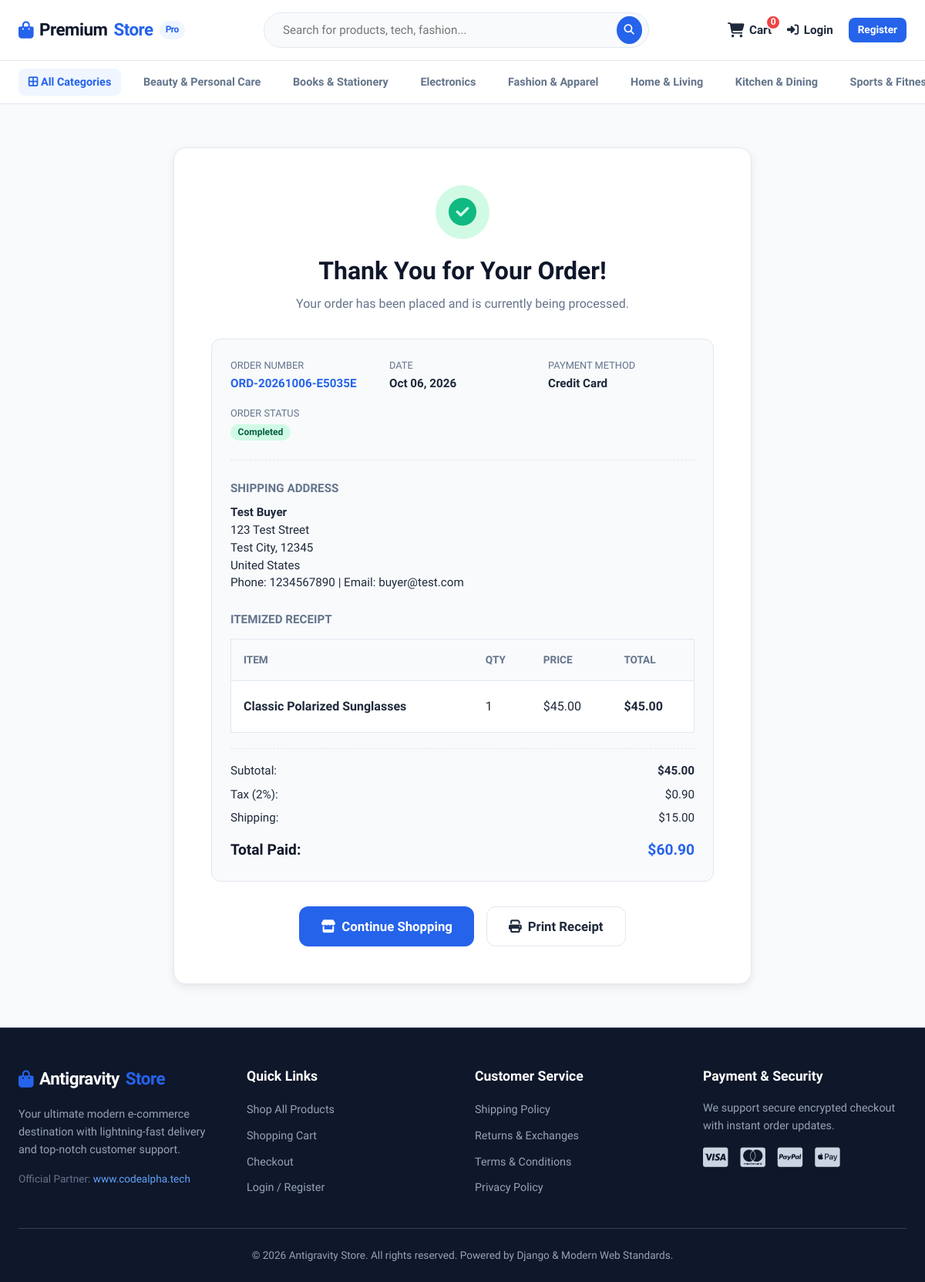
Screenshot of /order-complete/ORD-20261006-E5035E/ with the database file from the repository.
### store/models.py (models this page shows, shortened)
class Category(models.Model):
    name = models.CharField(max_length=100, unique=True)
    slug = models.SlugField(max_length=100, unique=True)
    description = models.TextField(blank=True)
    image = models.ImageField(upload_to='photos/categories', blank=True, null=True)
    class Meta:
        verbose_name = 'category'
        verbose_name_plural = 'categories'
        ordering = ['name']
    def get_url(self):
        return reverse('products_by_category', args=[self.slug])

class Order(models.Model):
    STATUS_CHOICES = (
        ('Pending', 'Pending'),
        ('Processing', 'Processing'),
        ('Shipped', 'Shipped'),
        ('Completed', 'Completed'),
        ('Cancelled', 'Cancelled'),
    )
    user = models.ForeignKey(User, on_delete=models.SET_NULL, null=True, blank=True)
    order_number = models.CharField(max_length=50, unique=True)
    full_name = models.CharField(max_length=100)
    email = models.EmailField(max_length=100)
    phone = models.CharField(max_length=20)
    address = models.CharField(max_length=250)
    city = models.CharField(max_length=100)
    postal_code = models.CharField(max_length=20)
    country = models.CharField(max_length=100, default='United States')
    order_note = models.TextField(blank=True)
    total_amount = models.DecimalField(max_digits=10, decimal_places=2)
    tax = models.DecimalField(max_digits=10, decimal_places=2, default=0.00)
    shipping_cost = models.DecimalField(max_digits=10, decimal_places=2, default=0.00)
    status = models.CharField(max_length=20, choices=STATUS_CHOICES, default='Pending')
    payment_method = models.CharField(max_length=50, default='Credit Card')
    transaction_id = models.CharField(max_length=100, blank=True)
    is_paid = models.BooleanField(default=False)
    created_at = models.DateTimeField(auto_now_add=True)
    updated_at = models.DateTimeField(auto_now=True)

class OrderItem(models.Model):
    order = models.ForeignKey(Order, on_delete=models.CASCADE, related_name='items')
    product = models.ForeignKey(Product, on_delete=models.CASCADE)
    quantity = models.IntegerField()
    price = models.DecimalField(max_digits=10, decimal_places=2)
    created_at = models.DateTimeField(auto_now_add=True)
    def sub_total(self):
        return self.price * self.quantity

class Product(models.Model):
    name = models.CharField(max_length=200, unique=True)
    slug = models.SlugField(max_length=200, unique=True)
    description = models.TextField()
    price = models.DecimalField(max_digits=10, decimal_places=2)
    stock = models.IntegerField(default=10)
    is_available = models.BooleanField(default=True)
    featured = models.BooleanField(default=False)
    image = models.ImageField(upload_to='photos/products', blank=True, null=True)
    image_url = models.URLField(max_length=500, blank=True, null=True, help_text="Fallback external image URL if no file uploaded")
    category = models.ForeignKey(Category, on_delete=models.CASCADE, related_name='products')
    created_at = models.DateTimeField(auto_now_add=True)
    updated_at = models.DateTimeField(auto_now=True)
    class Meta:
        ordering = ['-created_at']

### store/views.py (the view)
# urls.py: path('order-complete/<str:order_number>/', views.order_complete, name='order_complete'),
def order_complete(request, order_number):
    try:
        order = Order.objects.get(order_number=order_number)
        order_items = OrderItem.objects.filter(order=order)
        subtotal = sum(item.price * item.quantity for item in order_items)
        context = {
            'order': order,
            'order_items': order_items,
            'subtotal': subtotal,
        }
        return render(request, 'store/order_complete.html', context)
    except Order.DoesNotExist:
        messages.error(request, "Order not found.")
        return redirect('store')

### store/context_processors.py (called while the page is built)
def menu_links(request):
    links = Category.objects.all()
    return dict(categories=links)

def counter(request):
    cart_count = 0
    if 'admin' in request.path:
        return {}
    try:
        if request.user.is_authenticated:
            cart_items = CartItem.objects.filter(user=request.user, is_active=True)
        else:
            cart = Cart.objects.filter(cart_id=_cart_id(request))
            cart_items = CartItem.objects.filter(cart=cart[:1], is_active=True)
        for cart_item in cart_items:
            cart_count += cart_item.quantity
    except Cart.DoesNotExist:
        cart_count = 0
    return dict(cart_count=cart_count)

### store/views.py (called while the page is built)
def _cart_id(request):
    cart = request.session.session_key
    if not cart:
        cart = request.session.create()
    return cart

### templates/store/order_complete.html (shortened to what this page needs)
{% extends 'base.html' %}
{% load static %}
{% block content %}
    <div style="max-width: 750px; margin: 2rem auto; background: var(--surface); border: 1px solid var(--border); border-radius: var(--radius-lg); padding: 3rem; box-shadow: var(--shadow-md);">
        <div style="text-align: center; margin-bottom: 2rem;">
            <div style="width: 70px; height: 70px; background: #d1fae5; color: var(--success); border-radius: 50%; display: flex; align-items: center; justify-content: center; font-size: 2.25rem; margin: 0 auto 1rem auto;">
                <i class="fa-solid fa-circle-check"></i>
            </div>
            <h1 style="font-size: 2rem; font-weight: 800; color: var(--secondary);">Thank You for Your Order!</h1>
            <p style="color: var(--text-muted); font-size: 1rem; margin-top: 0.25rem;">
                Your order has been placed and is currently being processed.
            </p>
        </div>
        <div style="background: var(--background); border: 1px solid var(--border); border-radius: var(--radius-md); padding: 1.5rem; margin-bottom: 2rem;">
            <div style="display: grid; grid-template-columns: repeat(auto-fit, minmax(160px, 1fr)); gap: 1rem; margin-bottom: 1.5rem; padding-bottom: 1.5rem; border-bottom: 1px dashed var(--border);">
                <div>
                    <span style="display: block; font-size: 0.8rem; color: var(--text-muted); text-transform: uppercase;">Order Number</span>
                    <strong style="font-size: 0.95rem; color: var(--primary);">{{ order.order_number }}</strong>
                </div>
                <div>
                    <span style="display: block; font-size: 0.8rem; color: var(--text-muted); text-transform: uppercase;">Date</span>
                    <strong style="font-size: 0.95rem;">{{ order.created_at|date:"M d, Y" }}</strong>
                </div>
                <div>
                    <span style="display: block; font-size: 0.8rem; color: var(--text-muted); text-transform: uppercase;">Payment Method</span>
                    <strong style="font-size: 0.95rem;">{{ order.payment_method }}</strong>
                </div>
                <div>
                    <span style="display: block; font-size: 0.8rem; color: var(--text-muted); text-transform: uppercase;">Order Status</span>
                    <span class="status-badge status-{{ order.status }}">{{ order.status }}</span>
                </div>
            </div>
            <div style="margin-bottom: 1.5rem;">
                <h4 style="font-size: 0.95rem; font-weight: 700; text-transform: uppercase; color: var(--text-muted); margin-bottom: 0.5rem;">Shipping Address</h4>
                <p style="font-size: 0.95rem; line-height: 1.5;">
                    <strong>{{ order.full_name }}</strong><br>
                    {{ order.address }}<br>
                    {{ order.city }}, {{ order.postal_code }}<br>
                    {{ order.country }}<br>
                    Phone: {{ order.phone }} | Email: {{ order.email }}
                </p>
            </div>
            <h4 style="font-size: 0.95rem; font-weight: 700; text-transform: uppercase; color: var(--text-muted); margin-bottom: 0.75rem;">Itemized Receipt</h4>
            <table class="cart-table" style="background: white; border-radius: var(--radius-sm); border: 1px solid var(--border);">
                <thead>
                    <tr>
                        <th>Item</th>
                        <th>Qty</th>
                        <th>Price</th>
                        <th>Total</th>
                    </tr>
                </thead>
                <tbody>
                    {% for item in order_items %}
                        <tr>
                            <td style="font-weight: 700;">{{ item.product.name }}</td>
                            <td>{{ item.quantity }}</td>
                            <td>${{ item.price }}</td>
                            <td style="font-weight: 700;">${{ item.sub_total }}</td>
                        </tr>
                    {% endfor %}
                </tbody>
            </table>
            <div style="margin-top: 1.25rem; font-size: 0.95rem; display: flex; flex-direction: column; gap: 0.4rem; border-top: 1px dashed var(--border); padding-top: 1rem;">
                <div style="display: flex; justify-content: space-between;">
                    <span>Subtotal:</span>
                    <strong>${{ subtotal }}</strong>
                </div>
                <div style="display: flex; justify-content: space-between;">
                    <span>Tax (2%):</span>
                    <span>${{ order.tax }}</span>
                </div>
                <div style="display: flex; justify-content: space-between;">
                    <span>Shipping:</span>
                    <span>{% if order.shipping_cost == 0 %}FREE{% else %}${{ order.shipping_cost }}{% endif %}</span>
                </div>
                <div style="display: flex; justify-content: space-between; font-size: 1.2rem; font-weight: 800; color: var(--secondary); margin-top: 0.5rem;">
                    <span>Total Paid:</span>
                    <span style="color: var(--primary);">${{ order.total_amount }}</span>
                </div>
            </div>
        </div>
        <div style="display: flex; gap: 1rem; justify-content: center;">
            <a href="{% url 'store' %}" class="btn btn-primary btn-lg">
                <i class="fa-solid fa-store"></i> Continue Shopping
            </a>
            <button onclick="window.print()" class="btn btn-outline btn-lg">
                <i class="fa-solid fa-print"></i> Print Receipt
            </button>
        </div>
    </div>
{% endblock %}

### templates/base.html (shortened to what this page needs)
{% load static %}
<!DOCTYPE html>
<html lang="en">
<head>
    <link rel="stylesheet" href="https://cdnjs.cloudflare.com/ajax/libs/font-awesome/6.4.0/css/all.min.css">
    <link rel="stylesheet" href="{% static 'css/styles.css' %}">
</head>
<body>
    <nav class="navbar">
        <div class="nav-container">
            <a href="{% url 'store' %}" class="logo">
                <i class="fa-solid fa-bag-shopping" style="color: var(--primary);"></i>
                Premium<span>Store</span>
                <span class="logo-badge">Pro</span>
            </a>
            <form action="{% url 'search' %}" method="GET" class="search-form">
                <input type="text" name="keyword" class="search-input" placeholder="Search for products, tech, fashion..." value="{{ keyword|default:'' }}" required>
                <button type="submit" class="search-btn" title="Search">
                    <i class="fa-solid fa-magnifying-glass"></i>
                </button>
            </form>
            <div class="nav-actions">
                <a href="{% url 'cart' %}" class="nav-link cart-icon-wrapper" title="Shopping Cart">
                    <i class="fa-solid fa-cart-shopping" style="font-size: 1.2rem;"></i>
                    <span style="font-weight: 700;">Cart</span>
                    <span class="cart-badge">{{ cart_count|default:"0" }}</span>
                </a>
                {% if user.is_authenticated %}
                    <a href="{% url 'dashboard' %}" class="nav-link">
                        <i class="fa-solid fa-user-circle" style="font-size: 1.2rem;"></i>
                        <span>Hi, {{ user.first_name|default:user.username }}</span>
                    </a>
                    <a href="{% url 'logout' %}" class="btn btn-outline btn-sm" title="Logout">
                        <i class="fa-solid fa-right-from-bracket"></i> Logout
                    </a>
                {% else %}
                    <a href="{% url 'login' %}" class="nav-link">
                        <i class="fa-solid fa-right-to-bracket"></i> Login
                    </a>
                    <a href="{% url 'register' %}" class="btn btn-primary btn-sm">
                        Register
                    </a>
                {% endif %}
            </div>
        </div>
    </nav>
    <div class="cat-bar">
        <div class="cat-container">
            <a href="{% url 'store' %}" class="cat-item {% if not current_category %}active{% endif %}">
                <i class="fa-solid fa-border-all"></i> All Categories
            </a>
            {% for cat in categories %}
                <a href="{{ cat.get_url }}" class="cat-item {% if current_category.slug == cat.slug %}active{% endif %}">
                    {{ cat.name }}
                </a>
            {% endfor %}
        </div>
    </div>
    <main class="main-wrapper">
        {% block content %}
        {% endblock %}
    </main>
    <footer>
        <div class="footer-container">
            <div class="footer-col">
                <a href="{% url 'store' %}" class="logo" style="color: white; margin-bottom: 1rem; display: flex;">
                    <i class="fa-solid fa-bag-shopping" style="color: var(--primary);"></i>
                    Antigravity<span style="color: var(--primary);">Store</span>
                </a>
                <p style="font-size: 0.9rem; margin-top: 0.5rem; color: #94a3b8;">
                    Your ultimate modern e-commerce destination with lightning-fast delivery and top-notch customer support.
                </p>
                <p style="margin-top: 1rem; font-size: 0.85rem; color: #64748b;">
                    Official Partner: <a href="https://www.codealpha.tech" target="_blank" style="color: #60a5fa;">www.codealpha.tech</a>
                </p>
            </div>
            <div class="footer-col">
                <h4>Quick Links</h4>
                <ul class="footer-links">
                    <li><a href="{% url 'store' %}">Shop All Products</a></li>
                    <li><a href="{% url 'cart' %}">Shopping Cart</a></li>
                    <li><a href="{% url 'checkout' %}">Checkout</a></li>
                    {% if user.is_authenticated %}
                        <li><a href="{% url 'dashboard' %}">User Dashboard</a></li>
                    {% else %}
                        <li><a href="{% url 'login' %}">Login / Register</a></li>
                    {% endif %}
                </ul>
            </div>
            <div class="footer-col">
                <h4>Customer Service</h4>
                <ul class="footer-links">
                    <li><a href="#">Shipping Policy</a></li>
                    <li><a href="#">Returns & Exchanges</a></li>
                    <li><a href="#">Terms & Conditions</a></li>
                    <li><a href="#">Privacy Policy</a></li>
                </ul>
            </div>
            <div class="footer-col">
                <h4>Payment & Security</h4>
                <p style="font-size: 0.9rem; color: #94a3b8; margin-bottom: 1rem;">
                    We support secure encrypted checkout with instant order updates.
                </p>
                <div style="font-size: 1.8rem; display: flex; gap: 1rem; color: #cbd5e1;">
                    <i class="fa-brands fa-cc-visa"></i>
                    <i class="fa-brands fa-cc-mastercard"></i>
                    <i class="fa-brands fa-cc-paypal"></i>
                    <i class="fa-brands fa-cc-apple-pay"></i>
                </div>
            </div>
        </div>
        <div class="footer-bottom">
            <p>&copy; {% now "Y" %} Antigravity Store. All rights reserved. Powered by Django & Modern Web Standards.</p>
        </div>
    </footer>
</body>
</html>

### rows the page displays
Category: name "Beauty & Personal Care"
Category: name "Books & Stationery"
Category: name "Electronics"
Category: name "Fashion & Apparel"
Category: name "Home & Living"
Category: name "Kitchen & Dining"
Category: name "Sports &…"
Order: order_number "ORD-20261006-E5035E", created_at "Oct 06, 2026", payment_method "Credit Card", status "Completed", full_name "Test Buyer", address "123 Test Street", city "Test City", postal_code "12345", country "United States", phone "1234567890", email "buyer@test.com", tax "0.90", shipping_cost "15.00", total_amount "60.90"
OrderItem: product.name "Classic Polarized Sunglasses", quantity "1", price "45.00", sub_total "45.00"

### other values shown
{{ cart_count|default:"0" }} "0"
{{ subtotal }} "45.00"
